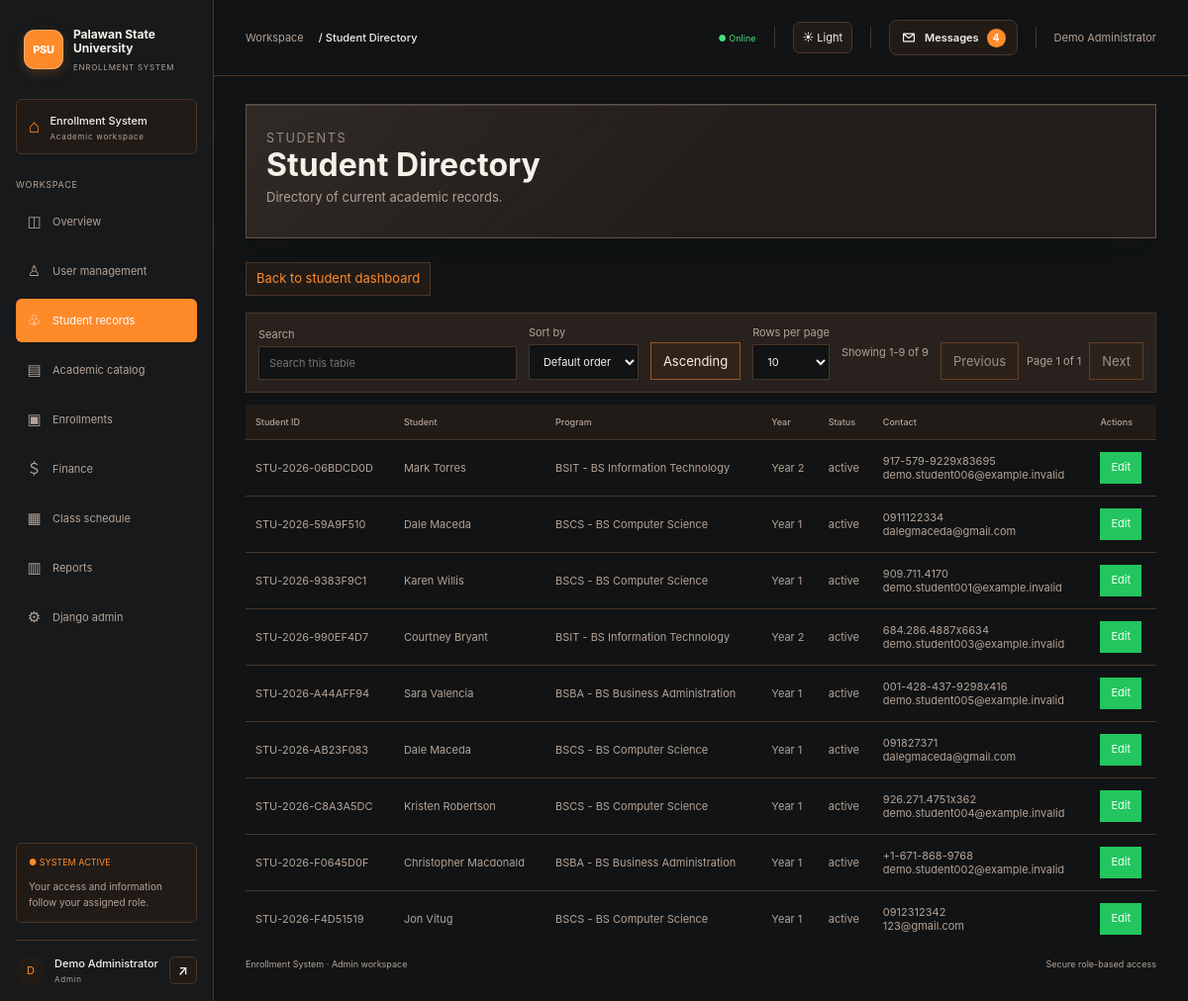
Screenshot of /students/directory/ (signed in) with the database file from the repository.
### students/models.py (models this page shows, shortened)
class StudentProfile(models.Model):
    YEAR_LEVELS = [(year, f'Year {year}') for year in range(1, 7)]
    STATUSES = [('active', 'Active'), ('inactive', 'Inactive'), ('graduated', 'Graduated')]
    user = models.OneToOneField(settings.AUTH_USER_MODEL, on_delete=models.CASCADE, related_name='student_profile')
    student_id = models.CharField(max_length=20, unique=True, default=new_student_id, editable=False)
    phone = models.CharField(max_length=30, blank=True)
    address = models.TextField(blank=True)
    date_of_birth = models.DateField(null=True, blank=True)
    program = models.ForeignKey('academics.Program', null=True, blank=True, on_delete=models.PROTECT, related_name='students')
    year_level = models.PositiveSmallIntegerField(choices=YEAR_LEVELS, default=1)
    status = models.CharField(max_length=12, choices=STATUSES, default='active')
    created_at = models.DateTimeField(auto_now_add=True)
    class Meta:
        ordering = ('student_id',)

### academics/models.py (models this page shows)
class Program(models.Model):
    code = models.CharField(max_length=20, unique=True)
    name = models.CharField(max_length=160)
    description = models.TextField(blank=True)
    is_active = models.BooleanField(default=True)
    class Meta:
        ordering = ('code',)
    def __str__(self):
        return f'{self.code} - {self.name}'

### students/views.py (the view)
# urls.py: path('directory/', views.list_students, name='student_directory'),
@roles_required(*STAFF_MANAGERS)
def list_students(request):
    students = StudentProfile.objects.select_related('user', 'program').all()
    return render(request, 'students/list.html', {'title': 'Student Directory', 'students': students})

### config/context_processors.py (called while the page is built, shortened)
def account_roles(request):
    path_parts = request.path.strip('/').split('/')
    active_section = path_parts[0]
    if path_parts[:2] == ['students', 'users']:
        active_section = 'users'
    roles = list(request.user.groups.filter(name__in=ROLE_NAMES).values_list('name', flat=True))
    if request.user.is_superuser and 'Admin' not in roles:
        roles.append('Admin')
    return {
        'user_roles': roles,
        'is_system_admin': request.user.is_superuser,
        'active_section': active_section,
        'unread_message_count': DirectMessage.objects.filter(
            recipient=request.user,
            read_at__isnull=True,
        ).count(),
    }

### students/roles.py (called while the page is built)
def has_role(user, *roles):
    if user.is_superuser:
        return 'Admin' in roles
    return user.groups.filter(name__in=roles).exists()

def roles_required(*roles):
    def decorator(view):
        @login_required
        @wraps(view)
        def guarded(request, *args, **kwargs):
            if not has_role(request.user, *roles):
                raise PermissionDenied
            return view(request, *args, **kwargs)
        return guarded
    return decorator

### templates/students/list.html
{% extends 'base.html' %}
{% block content %}
<section class="page-header">
    <p class="eyebrow">Students</p>
    <h1>{{ title }}</h1>
    <p>Directory of current academic records.</p>
</section>
<p><a href="{% url 'students_home' %}">Back to student dashboard</a></p>
{% if students %}
<table>
    <thead>
            <tr>
                <th>Student ID</th>
                <th>Student</th>
                <th>Program</th>
                <th>Year</th>
                <th>Status</th>
                <th>Contact</th>
                <th>Actions</th>
            </tr>
    </thead>
    <tbody>
            {% for student in students %}
            <tr>
                <td>{{ student.student_id }}</td>
                <td>{{ student.user.get_full_name|default:student.user.username }}</td>
                <td>{{ student.program|default:"Not assigned" }}</td>
                <td>{{ student.get_year_level_display }}</td>
                <td>{{ student.status }}</td>
                <td>{{ student.phone }}<br>{{ student.user.email }}</td>
                <td><a class="action-edit" href="{% url 'student_edit' student.pk %}">Edit</a></td>
            </tr>
            {% endfor %}
    </tbody>
</table>
{% else %}
<p>No student records are currently available.</p>
{% endif %}
{% endblock %}

### templates/base.html (shortened to what this page needs)
{% load static %}
<!DOCTYPE html>
<html lang="en">
<head>
    <link rel="stylesheet" href="{% static 'css/styles.css' %}?v=20261124-square-dashboards">
</head>
<body class="{% block body_class %}{% endblock %}" data-role="{{ user_roles.0|default:'Student' }}" data-system-admin="{{ is_system_admin|yesno:'true,false' }}">
    {% if not is_system_admin or request.resolver_match.url_name != 'home' %}
    <div class="app-layout">
        <aside class="app-sidebar">
            <a class="app-brand" href="{% url 'home' %}">
                <span class="app-brand-icon">PSU</span>
                <span class="app-brand-copy"><strong class="app-brand-name">Palawan State<br>University</strong><small>ENROLLMENT SYSTEM</small></span>
            </a>
            <div class="app-campus">
                <span class="app-campus-icon">⌂</span>
                <span><strong>Enrollment System</strong><small>Academic workspace</small></span>
            </div>
            <p class="app-nav-title">WORKSPACE</p>
            <nav class="app-navigation" aria-label="Main navigation">
                {% if user.is_authenticated %}
                <a class="{% if active_section == '' %}active{% endif %}" href="{% url 'home' %}"><span class="app-nav-icon">◫</span>Overview</a>
                {% if is_system_admin %}
                <a class="{% if active_section == 'users' %}active{% endif %}" href="{% url 'user_management' %}"><span class="app-nav-icon">♙</span>User management</a>
                {% endif %}
                {% if 'Admin' in user_roles or 'Registrar' in user_roles or 'Student' in user_roles %}
                <a class="{% if active_section == 'students' %}active{% endif %}" href="{% if 'Student' in user_roles and 'Registrar' not in user_roles and 'Admin' not in user_roles %}{% url 'student_profile' %}{% else %}{% url 'students_home' %}{% endif %}"><span class="app-nav-icon">♧</span>{% if is_system_admin %}Student records{% else %}Students{% endif %}</a>
                {% endif %}
                {% if 'Admin' in user_roles or 'Registrar' in user_roles or 'Instructor' in user_roles %}
                <a class="{% if active_section == 'academics' %}active{% endif %}" href="{% url 'academics_home' %}"><span class="app-nav-icon">▤</span>{% if is_system_admin %}Academic catalog{% else %}Academics{% endif %}</a>
                {% endif %}
                {% if 'Admin' in user_roles or 'Registrar' in user_roles or 'Instructor' in user_roles or 'Student' in user_roles %}
                <a class="{% if active_section == 'enrollments' %}active{% endif %}" href="{% url 'enrollments_home' %}"><span class="app-nav-icon">▣</span>Enrollments</a>
                {% endif %}
                {% if 'Admin' in user_roles or 'Cashier' in user_roles or 'Student' in user_roles %}
                <a class="{% if active_section == 'finance' %}active{% endif %}" href="{% url 'finance_home' %}"><span class="app-nav-icon">＄</span>Finance</a>
                {% endif %}
                {% if 'Admin' in user_roles or 'Registrar' in user_roles or 'Instructor' in user_roles or 'Student' in user_roles %}
                <a class="{% if active_section == 'scheduling' %}active{% endif %}" href="{% url 'scheduling_home' %}"><span class="app-nav-icon">▦</span>{% if is_system_admin %}Class schedule{% else %}Scheduling{% endif %}</a>
                {% endif %}
                {% if 'Admin' in user_roles or 'Registrar' in user_roles or 'Cashier' in user_roles or 'Student' in user_roles %}
                <a class="{% if active_section == 'reports' %}active{% endif %}" href="{% url 'reports_home' %}"><span class="app-nav-icon">▥</span>Reports</a>
                {% endif %}
                {% if is_system_admin %}
                <a href="{% url 'admin:index' %}"><span class="app-nav-icon">⚙</span>Django admin</a>
                {% endif %}
                {% else %}
                <a class="{% if active_section == 'accounts' %}active{% endif %}" href="{% url 'login' %}"><span class="app-nav-icon">↪</span>Log in</a>
                <a href="{% url 'register' %}"><span class="app-nav-icon">＋</span>Student registration</a>
                {% endif %}
            </nav>
            <div class="app-sidebar-bottom">
                <div class="app-system-note">
                    <span class="app-live">● SYSTEM ACTIVE</span>
                    <small>Your access and information follow your assigned role.</small>
                </div>
                {% if user.is_authenticated %}
                <div class="app-profile">
                    <span class="app-avatar">{{ user.get_username|first|upper }}</span>
                    <span class="app-profile-name"><strong>{{ user.get_full_name|default:user.username }}</strong><small>{{ user_roles.0|default:"User" }}</small></span>
                    <form action="{% url 'logout' %}" method="post">
                        <button class="app-logout" type="submit" aria-label="Sign out of your account" title="Sign out">↗</button>
                    </form>
                </div>
                {% endif %}
            </div>
        </aside>
        <div class="app-shell">
            <header class="app-topbar">
                <div class="app-breadcrumb">Workspace <b>/ {{ title|default:"Overview" }}</b></div>
                <div class="app-top-right"><span class="app-online">● Online</span><button class="app-theme-toggle" type="button" data-theme-toggle aria-label="Switch to light mode" aria-pressed="false">☀ Light</button>{% if user.is_authenticated %}{% include 'includes/message_notifications.html' %}<span>{{ user.get_full_name|default:user.username }}</span>{% endif %}</div>
            </header>
            <main class="container app-content">
    {% endif %}
                {% block content %}{% endblock %}
    {% if not is_system_admin or request.resolver_match.url_name != 'home' %}
                <footer class="app-footer"><span>Enrollment System · {{ user_roles.0|default:"User" }} workspace</span><span>Secure role-based access</span></footer>
            </main>
        </div>
    </div>
    {% endif %}
</body>
</html>

### templates/includes/message_notifications.html
<a class="message-notification-link" href="{% url 'message_inbox' %}" aria-label="Messages, {{ unread_message_count }} unread">
    <svg class="message-notification-icon" aria-hidden="true" viewBox="0 0 20 20" fill="none">
        <path d="M3.25 5.25h13.5v9.5H3.25zM3.75 5.75 10 10.5l6.25-4.75" stroke="currentColor" stroke-width="1.5" stroke-linecap="round" stroke-linejoin="round"/>
    </svg>
    <span>Messages</span>
    {% if unread_message_count %}<span class="message-notification-count">{{ unread_message_count }}</span>{% endif %}
</a>

### rows the page displays
StudentProfile: student_id "STU-2026-06BDCD0D", user.get_full_name "Mark Torres", program "BSIT - BS Information Technology", year_level "Year 2", status "active", phone "917-579-9229x83695", user.email "demo.student006@example.invalid"
StudentProfile: student_id "STU-2026-59A9F510", user.get_full_name "Dale Maceda", program "BSCS - BS Computer Science", year_level "Year 1", status "active", phone "0911122334", user.email "dalegmaceda@gmail.com"
StudentProfile: student_id "STU-2026-9383F9C1", user.get_full_name "Karen Willis", program "BSCS - BS Computer Science", year_level "Year 1", status "active", phone "909.711.4170", user.email "demo.student001@example.invalid"
StudentProfile: student_id "STU-2026-990EF4D7", user.get_full_name "Courtney Bryant", program "BSIT - BS Information Technology", year_level "Year 2", status "active", phone "684.286.4887x6634", user.email "demo.student003@example.invalid"
StudentProfile: student_id "STU-2026-A44AFF94", user.get_full_name "Sara Valencia", program "BSBA - BS Business Administration", year_level "Year 1", status "active", phone "001-428-437-9298x416", user.email "demo.student005@example.invalid"
StudentProfile: student_id "STU-2026-AB23F083", user.get_full_name "Dale Maceda", program "BSCS - BS Computer Science", year_level "Year 1", status "active", phone "091827371", user.email "dalegmaceda@gmail.com"
StudentProfile: student_id "STU-2026-C8A3A5DC", user.get_full_name "Kristen Robertson", program "BSCS - BS Computer Science", year_level "Year 1", status "active", phone "926.271.4751x362", user.email "demo.student004@example.invalid"
StudentProfile: student_id "STU-2026-F0645D0F", user.get_full_name "Christopher Macdonald", program "BSBA - BS Business Administration", year_level "Year 1", status "active", phone "+1-671-868-9768", user.email "demo.student002@example.invalid"
StudentProfile: student_id "STU-2026-F4D51519", user.get_full_name "Jon Vitug", program "BSCS - BS Computer Science", year_level "Year 1", status "active", phone "0912312342", user.email "123@gmail.com"

### other values shown
{{ user.get_username|first|upper }} "D"
{{ user.get_full_name|default:user.username }} "Demo Administrator"
{{ user_roles.0|default:"User" }} "Admin"
{{ title|default:"Overview" }} "Student Directory"
{{ unread_message_count }} "4"
{{ title }} "Student Directory"
